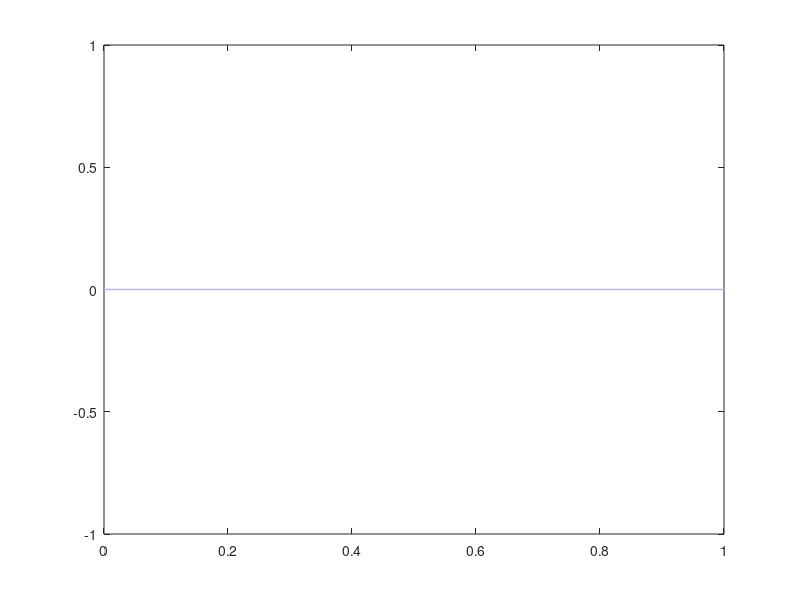

Write MATLAB code to recreate this figure. (Note: this script raises an error after producing the figure.)
function show_artboards()

%set( gcf, 'color', [0.98 0.98 0.98 ] );
%axis on
%box on
%set(gca,'xtick',[],'ytick',[]);
set( gcf, 'color', [1 1 1] );
axis image;


xlim = get(gca,'xlim');
ylim = get(gca,'ylim');

nudge = 0;
setup_artboard_line( 'artboard_topline',    xlim + [-nudge,nudge], ylim(1)*[1 1], 'v' );
setup_artboard_line( 'artboard_bottomline', xlim + [-nudge,nudge], ylim(2)*[1 1], 'v' );
setup_artboard_line( 'artboard_leftline',   xlim(1)*[1 1],     ylim + [-nudge,nudge],  'h' );
setup_artboard_line( 'artboard_rightline',  xlim(2)*[1 1],     ylim + [-nudge,nudge],  'h' );
set(gca,'xlim',xlim);
set(gca,'ylim',ylim);

    
%%%%%%%%%%%%%%%%%%%%%%%%%%%%%%%%%%%%%%%%%%%%%%%%%%%%%%%%%%%%%%%%%%%%%%
function setup_artboard_line( tag, xdata, ydata, constraint );

if isappdata( gca, tag )
    set( getappdata( gca, tag), 'visible','on' );
else
    h = plot( xdata, ydata, 'color', [0.7 0.7 1],'linew',1,'clipping','off' );
    draggable( h, constraint,[-inf inf],'endfcn', @update_artboards ); %@update_artboard_line);
    setappdata( h,'artboard_line_tag',tag);
    setappdata( gca,tag,h);
end